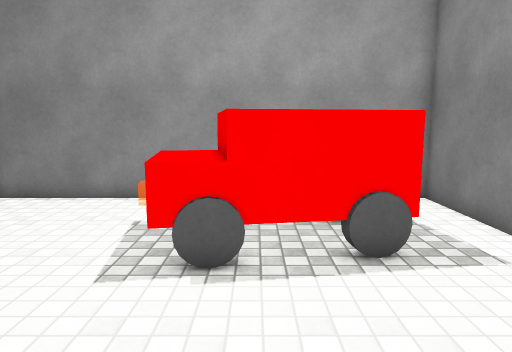
[1] (above)

12 first-person views from a walk through a scene from a Unity 3-D project. The camera is 1.5 m above the floor, tilts 8° down and sees 70° across. The floor is counted in squares, 0.5 m on a side. Each view is taken from the middle of a square. On the plan, view 1 faces up. The plan holds only what a view shows up to about 20 squares ahead; the rest is blank. The place goes on beyond the plan. Surface patterns are stand-ins for the level's own textures.

[2]
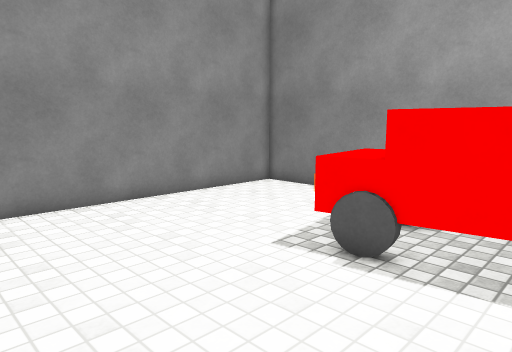

[3]
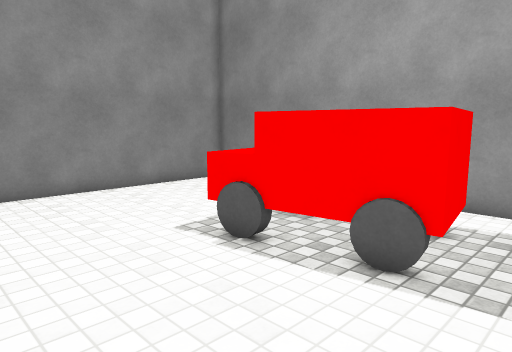

[4]
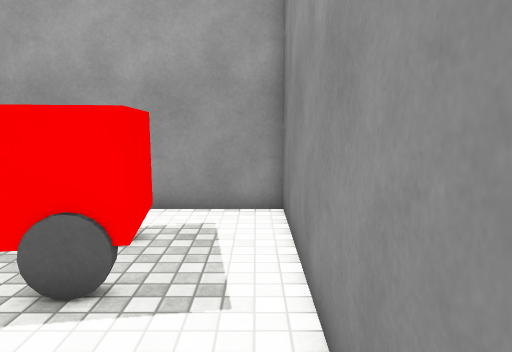

[5]
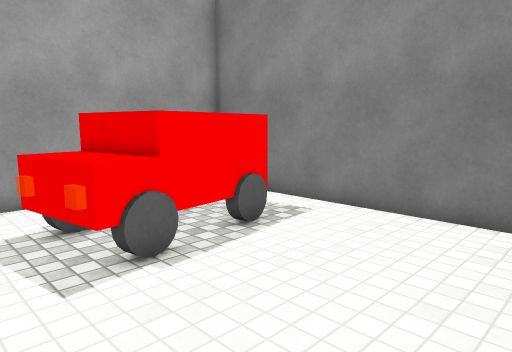

[6]
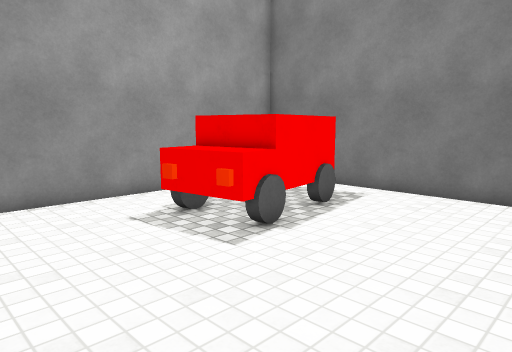

[7]
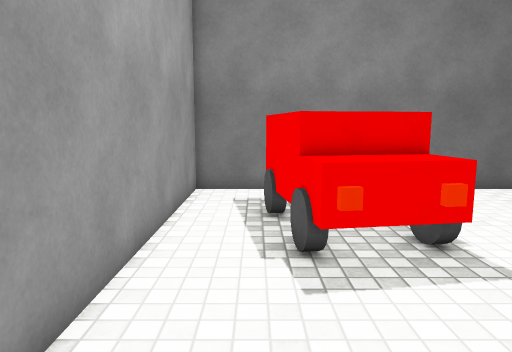

[8]
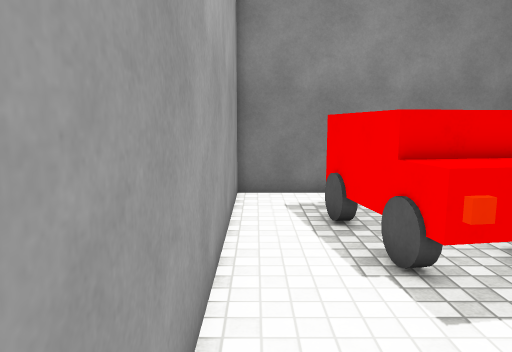

[9]
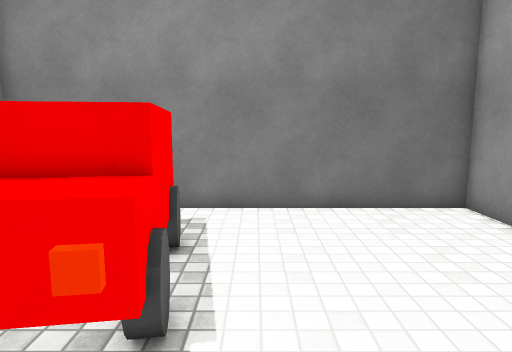

[10]
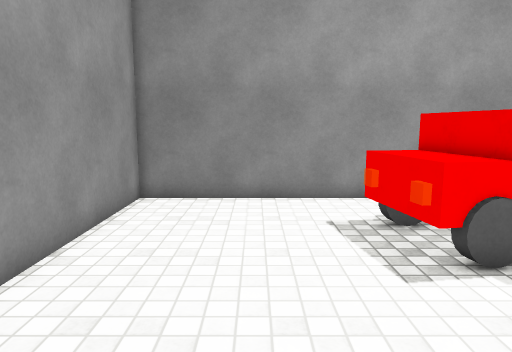

[11]
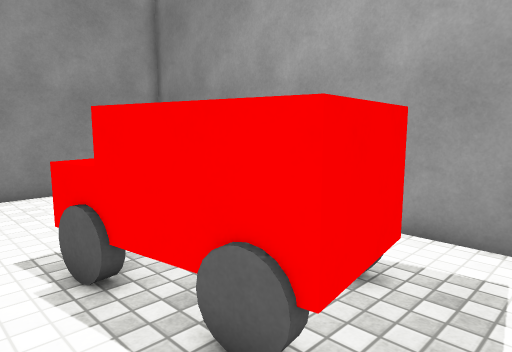

[12]
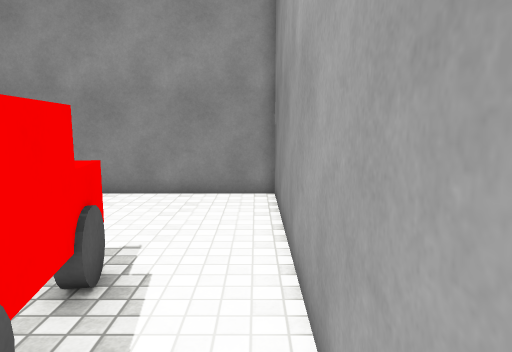

### Floor plan
Key: @ floor where view 1 was taken; # wall or solid block; . floor; T thing the floor can be seen under or through; O other object.
Columns run from 11 left of view 1 to 7 right of it. Each row starts with its distance up from view 1.
 15 ###################
 14 #.................#
 13 #.................#
 12 #............O#...#
 11 #.......T#OOOOO...#
 10 #.......TOO   O#..#
  9 #.......TOO    #..#
  8 #....... OOOOOO#..#
  7 #........TTT......#
  6 #.................#
  5 #.................#
  4 #.................#
  3 #.................#
  2 #.................#
  1      .............#
  0   .  ..    @ .....#
 -1                   #

Positions as (right, up) in squares from view 1, and headings:
1: (0, 0), facing up
2: (3, 0), facing up-left
3: (6, 1), facing up-left
4: (6, 2), facing up
5: (-5, 0), facing up-right
6: (-9, 0), facing up-right
7: (-10, 12), facing right
8: (-9, 14), facing right
9: (-6, 6), facing right
10: (-6, 0), facing up
11: (6, 5), facing up-left
12: (5, 14), facing left
